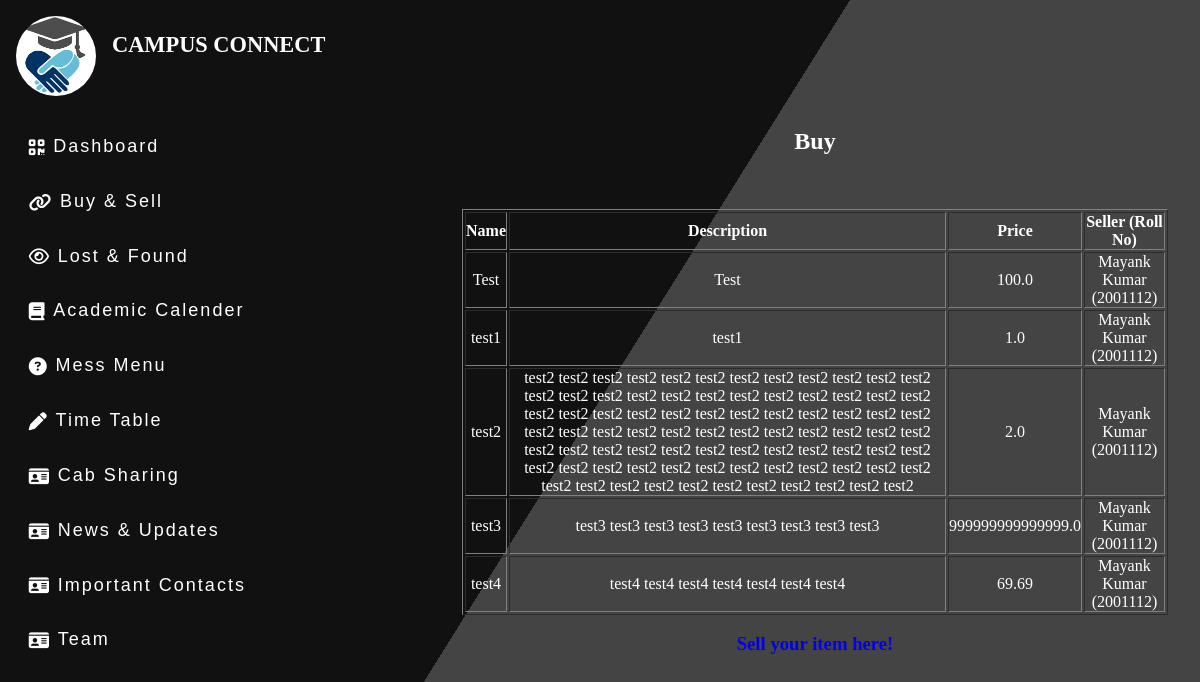
/buy (signed in), run on an earlier commit of the app's database.
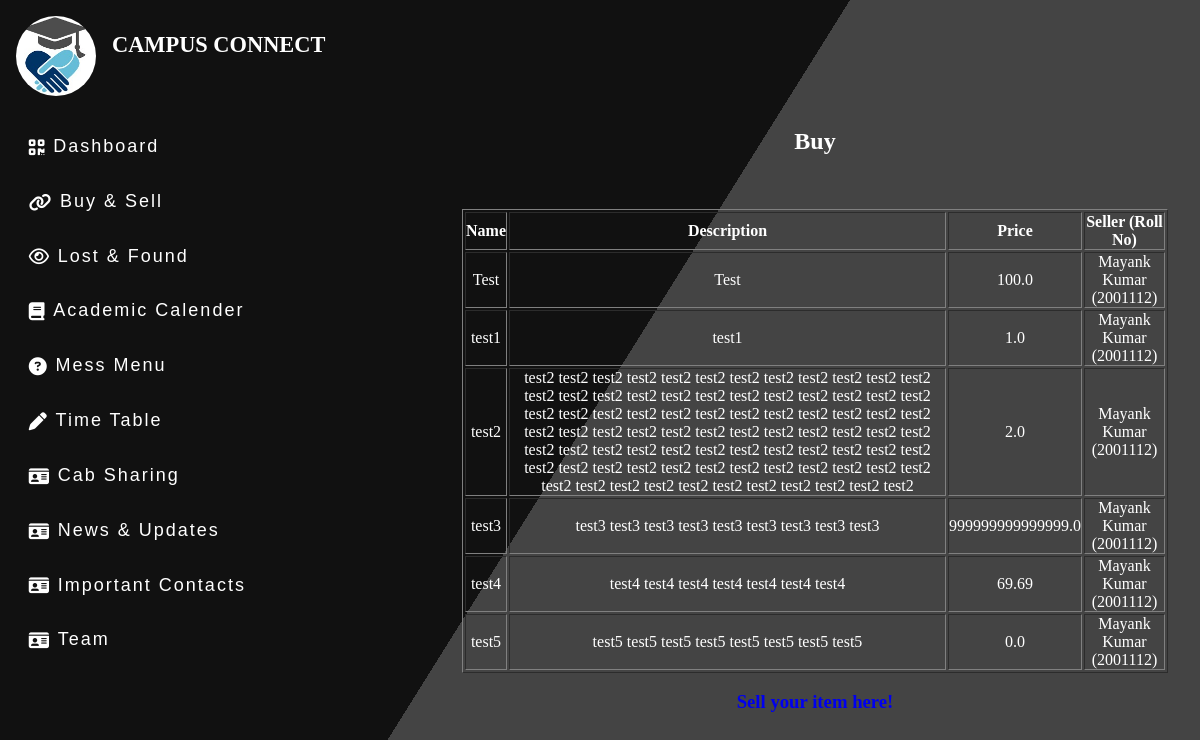
And on a later commit of the database.
### CampusConnectApp/models.py (models this page shows)
class Sell(models.Model):
    id = models.AutoField(primary_key=True)
    name = models.CharField(max_length=100)
    description = models.TextField(max_length=500)
    roll = models.ForeignKey(Users, on_delete=models.CASCADE)
    price = models.FloatField()
    sold = models.BooleanField(default=False)

class Users(models.Model):
    email = models.EmailField()
    name = models.CharField(max_length=100)
    roll = models.CharField(max_length=20, primary_key=True)
    contact = models.CharField(max_length=20)
    dept = models.CharField(max_length=10)
    batch = models.IntegerField()
    username = models.CharField(max_length=100)
    password = models.CharField(max_length=100)

### CampusConnectApp/views.py (the view)
# urls.py: path('buy', views.buy, name='buy'),
def buy(request):
    getdata = Sell.objects.all()
    template = loader.get_template('buy.html')
    context = {
        'data': getdata
    }
    return HttpResponse(template.render(context, request))

### templates/buy.html
{%extends "dashboard.html" %} {% load static %} {%block start%} {% block css %}
<link rel="stylesheet" href="{% static 'importantContacts/style.css' %}" />
{% endblock %}
<div class="container2">
  <h2>Buy</h2>
  <br />
  <br />
  <br />
  <table border="1">
    <tr>
      <th>Name</th>
      <th>Description</th>
      <th>Price</th>
      <th>Seller (Roll No)</th>
    </tr>
    {% for x in data %} {% if not x.sold %}
    <tr>
      <td>{{ x.name }}</td>
      <td>{{ x.description }}</td>
      <td>{{ x.price }}</td>
      <td>{{ x.roll.name }} ({{ x.roll.roll }})</td>
    </tr>
    {%endif%} {% endfor %}
  </table>
  <br />
  <h3><a href="/sell">Sell your item here!</a></h3>
</div>
{%endblock%}

What changed in the data, as far as the page shows it:
added Sell: name "test5", description "test5 test5 test5 test5 test5 test5 test5 test5", price "0.0", roll.name "Mayank Kumar", roll.roll "2001112"
